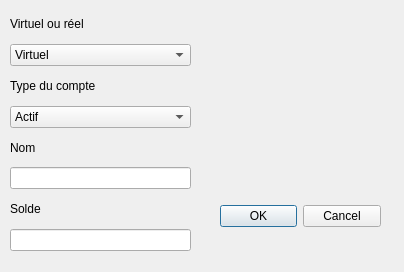
<?xml version="1.0" encoding="UTF-8"?>
<ui version="4.0">
 <class>AddCompteDialog</class>
 <widget class="QDialog" name="AddCompteDialog">
  <property name="geometry">
   <rect>
    <x>0</x>
    <y>0</y>
    <width>404</width>
    <height>272</height>
   </rect>
  </property>
  <property name="windowTitle">
   <string>Dialog</string>
  </property>
  <widget class="QDialogButtonBox" name="buttonBox">
   <property name="geometry">
    <rect>
     <x>220</x>
     <y>200</y>
     <width>161</width>
     <height>32</height>
    </rect>
   </property>
   <property name="orientation">
    <enum>Qt::Horizontal</enum>
   </property>
   <property name="standardButtons">
    <set>QDialogButtonBox::Cancel|QDialogButtonBox::Ok</set>
   </property>
  </widget>
  <widget class="QWidget" name="verticalLayoutWidget">
   <property name="geometry">
    <rect>
     <x>10</x>
     <y>10</y>
     <width>181</width>
     <height>241</height>
    </rect>
   </property>
   <layout class="QVBoxLayout" name="verticalLayout">
    <item>
     <widget class="QLabel" name="typel">
      <property name="text">
       <string>Virtuel ou réel</string>
      </property>
     </widget>
    </item>
    <item>
     <widget class="QComboBox" name="comboBox">
      <item>
       <property name="text">
        <string>Virtuel</string>
       </property>
      </item>
      <item>
       <property name="text">
        <string>Réel</string>
       </property>
      </item>
     </widget>
    </item>
    <item>
     <widget class="QLabel" name="label">
      <property name="text">
       <string>Type du compte</string>
      </property>
     </widget>
    </item>
    <item>
     <widget class="QComboBox" name="comboBox2">
      <item>
       <property name="text">
        <string>Actif</string>
       </property>
      </item>
      <item>
       <property name="text">
        <string>Passif</string>
       </property>
      </item>
      <item>
       <property name="text">
        <string>Depense</string>
       </property>
      </item>
      <item>
       <property name="text">
        <string>Recette</string>
       </property>
      </item>
     </widget>
    </item>
    <item>
     <widget class="QLabel" name="noml">
      <property name="text">
       <string>Nom</string>
      </property>
     </widget>
    </item>
    <item>
     <widget class="QLineEdit" name="lineEditA"/>
    </item>
    <item>
     <widget class="QLabel" name="soldel">
      <property name="text">
       <string>Solde</string>
      </property>
     </widget>
    </item>
    <item>
     <widget class="QLineEdit" name="lineEditB"/>
    </item>
   </layout>
  </widget>
 </widget>
 <resources/>
 <connections>
  <connection>
   <sender>buttonBox</sender>
   <signal>accepted()</signal>
   <receiver>AddCompteDialog</receiver>
   <slot>accept()</slot>
   <hints>
    <hint type="sourcelabel">
     <x>248</x>
     <y>254</y>
    </hint>
    <hint type="destinationlabel">
     <x>157</x>
     <y>274</y>
    </hint>
   </hints>
  </connection>
  <connection>
   <sender>buttonBox</sender>
   <signal>rejected()</signal>
   <receiver>AddCompteDialog</receiver>
   <slot>reject()</slot>
   <hints>
    <hint type="sourcelabel">
     <x>316</x>
     <y>260</y>
    </hint>
    <hint type="destinationlabel">
     <x>286</x>
     <y>274</y>
    </hint>
   </hints>
  </connection>
 </connections>
</ui>
